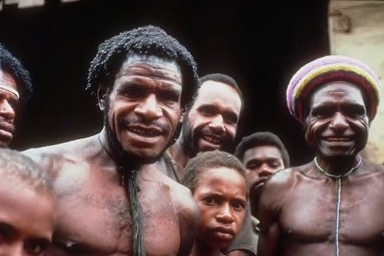
#> input picture dataset/Corel-1K/africans/24.jpg, 384 x 256 px, found by its file name; its folder holds only this picture in this run; the run also reads 1 picture not shown here
$ jupyter execute --allow-errors CBIR_Classical.ipynb   (older library calls are emulated)
#> lines starting #> are read from the running program, lines starting #| are printed output that depends on the picture
## Data Preparation

[cell 1]
# Standard Library
import os
import time
import random
from typing import List, Dict, Tuple, Protocol


# Third-Party Libraries
import numpy as np
import pandas as pd

import cv2
from PIL import Image

from tqdm import tqdm

import matplotlib.pyplot as plt
from matplotlib import patches

from skimage.feature import hog, graycomatrix, graycoprops

from sklearn.preprocessing import normalize
from sklearn.metrics.pairwise import cosine_similarity


# Dataset Paths
DATA_DIR_COREL = "D:\\Trade-Off_CBIR\\dataset\\Corel-1K"
DATA_DIR_GHIM  = "D:\\Trade-Off_CBIR\\dataset\\GHIM-10K"

print("Classes available (Corel-1K):", os.listdir(DATA_DIR_COREL))
#> (the rest of this cell did not finish here and is left out)

## Dataset: Corel-1K

### Tahap 1: Model Initialization

[cell 2]
# Encoder Interface (for type checking & clarity)
class Encoder(Protocol):
    def forward(self, img: Image.Image) -> np.ndarray:
        ...


# Preprocessing Utility
def preprocess(
    img: Image.Image,
    target_size: tuple[int, int] = (128, 128)
) -> np.ndarray:
    """
    Resize + CLAHE grayscale preprocessing
    """
    img_np = cv2.resize(np.array(img), target_size)
    gray = cv2.cvtColor(img_np, cv2.COLOR_RGB2GRAY)
    clahe = cv2.createCLAHE(clipLimit=2.0, tileGridSize=(8, 8))
    return clahe.apply(gray)


# Classical Feature Extractors
def extract_hog(img: np.ndarray) -> np.ndarray:
    return hog(
        img,
        orientations=12,
        pixels_per_cell=(16, 16),
        cells_per_block=(2, 2),
        block_norm="L2-Hys",
        transform_sqrt=True,
        feature_vector=True
    ).astype(np.float32)


def extract_glcm(img: np.ndarray, levels: int = 32) -> np.ndarray:
    img_q = np.floor(img / (256 / levels)).astype(np.uint8)

    glcm = graycomatrix(
        img_q,
        distances=[1, 2, 3],
        angles=[0, np.pi / 4, np.pi / 2, 3 * np.pi / 4],
        levels=levels,
        symmetric=True,
        normed=True
    )

    props = [
        "contrast",
        "dissimilarity",
        "homogeneity",
        "energy",
        "correlation",
        "ASM"
    ]

    feat = []
    for p in props:
        feat.extend(graycoprops(glcm, p).ravel())

    return np.asarray(feat, dtype=np.float32)


def extract_gist(img: np.ndarray) -> np.ndarray:
    feats = []
    thetas = [
        0, np.pi / 6, np.pi / 4, np.pi / 3,
        np.pi / 2, 2 * np.pi / 3, 3 * np.pi / 4, 5 * np.pi / 6
    ]

    for theta in thetas:
        kernel = cv2.getGaborKernel(
            ksize=(31, 31),
            sigma=4.0,
            theta=theta,
            lambd=10.0,
            gamma=0.5,
            psi=0
        )
        filtered = cv2.filter2D(img, cv2.CV_32F, kernel)
        feats.append(filtered.mean())
        feats.append(filtered.var())

    return np.asarray(feats, dtype=np.float32)


# Context Encoder
class ContextEncoder:
    def __init__(self, method: str):
        self.method = method.lower()

    def forward(self, img: Image.Image) -> np.ndarray:
        gray = preprocess(img)

        if self.method == "hog":
            return extract_hog(gray)

        if self.method == "glcm":
            return extract_glcm(gray)

        if self.method == "gist":
            return extract_gist(gray)

        raise ValueError(f"Unknown encoder method: {self.method}")


# Encoder Registry (Baseline CBIR Models)
context_encoders: Dict[str, Encoder] = {
    "hog": ContextEncoder("hog"),
    "glcm": ContextEncoder("glcm"),
    "gist": ContextEncoder("gist"),
}

### Tahap 2: Feature Extraction & Indexing

[cell 3]
# Load image paths + labels
def load_image_paths(data_dir: str) -> Tuple[List[str], List[str]]:
    """
    Load image file paths and class labels.
    """
    img_paths: List[str] = []
    labels: List[str] = []

    for cls in sorted(os.listdir(data_dir)):
        cls_path = os.path.join(data_dir, cls)
        if not os.path.isdir(cls_path):
            continue

        for fname in os.listdir(cls_path):
            if fname.lower().endswith((".jpg", ".png", ".jpeg")):
                img_paths.append(os.path.join(cls_path, fname))
                labels.append(cls)

    return img_paths, labels


# Dataset Feature Extraction (LIST → NDARRAY → NORMALIZE)
def extract_dataset_features(
    img_paths: List[str],
    encoders: Dict[str, ContextEncoder]
) -> Dict[str, np.ndarray]:
    """
    Extract and L2-normalize features for CBIR.
    Output: Dict[str, np.ndarray] with shape (N, D)
    """

    # 1) RAW container (LIST)
    features_raw: Dict[str, List[np.ndarray]] = {
        name: [] for name in encoders
    }

    # 2) Extraction loop
    for path in tqdm(img_paths, desc="Extracting Classical Features"):
        img = Image.open(path).convert("RGB")
#> img is the input picture: PIL image 384x256 RGB; mean R, G, B 95.4, 77.2, 75

        for name, encoder in encoders.items():
            feat = encoder.forward(img)
            features_raw[name].append(feat)
#> this loop made 3 passes
#> pass 1, in preprocess, `img_np = cv2.resize(np.array(img), target_size)`:
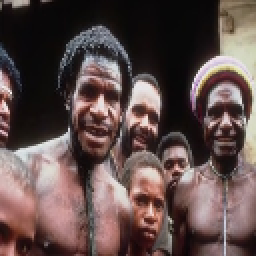
#> img_np: shape (128, 128, 3) (shown 2 times larger); mean R, G, B 95.7, 77.5, 75.2
#> pass 1, in preprocess, `gray = cv2.cvtColor(img_np, cv2.COLOR_RGB2GRAY)`:
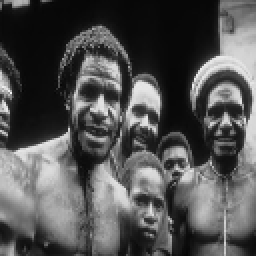
#> gray: shape (128, 128) (shown 2 times larger); min 5, max 243, mean 82.7

    # 3) LIST → NDARRAY + L2 NORMALIZE
    features_np: Dict[str, np.ndarray] = {}

    for name, feat_list in features_raw.items():
        arr = np.asarray(feat_list, dtype=np.float32)
        features_np[name] = normalize(arr)
#> (the rest of the program and of its run is left out)
